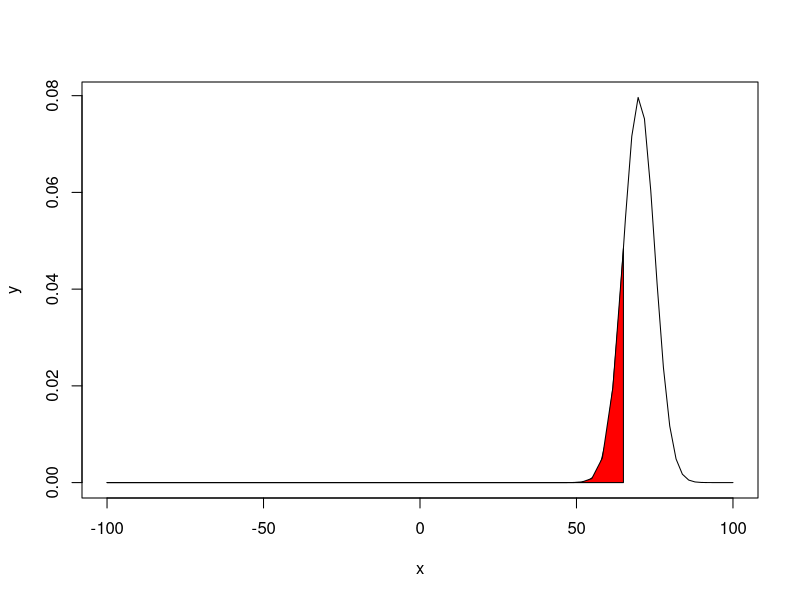

Write R code to recreate this figure.
x=seq(-100,100,length=100)
y=dnorm(x,mean=70,sd=5)
plot(x,y,type="l")
x=seq(-100,65,length=50)
y=dnorm(x,mean=70,sd=5)
polygon(c(-100,x,65),c(0,y,0),col="red")
a=pnorm(65,mean=70,sd=5)-pnorm(-100,mean=70,sd=5)
a*2000
